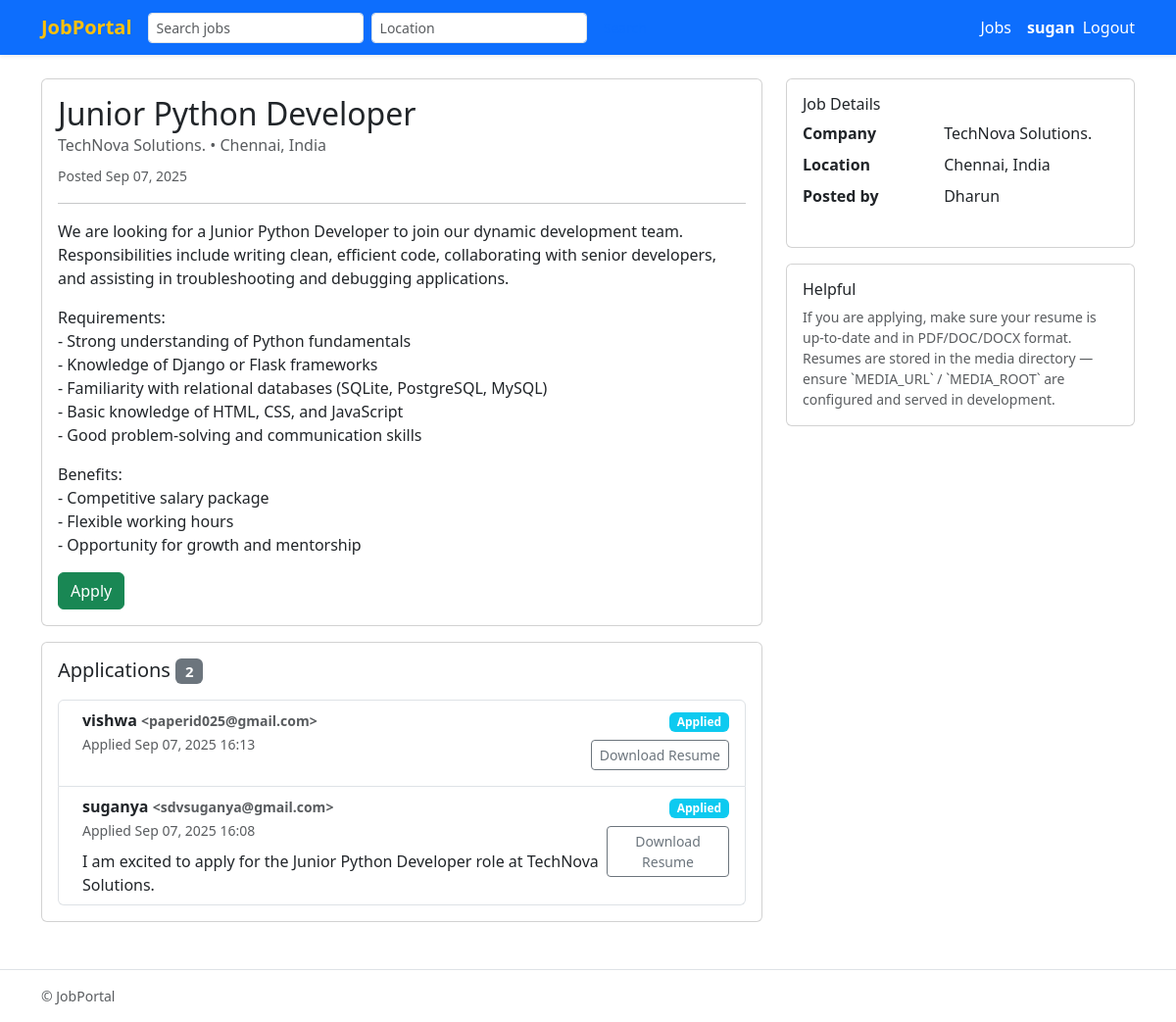
The page /job/1/ (signed in) on the database its author committed.
### jobs/models.py (models this page shows, shortened)
class Job(models.Model):
    poster = models.ForeignKey(
        User, on_delete=models.CASCADE, related_name="posted_jobs"
    )
    title = models.CharField(max_length=255)
    company = models.CharField(max_length=255)
    description = models.TextField()
    location = models.CharField(max_length=255, blank=True)
    created_at = models.DateTimeField(auto_now_add=True)
    updated_at = models.DateTimeField(auto_now=True)
    class Meta:
        ordering = ["-created_at"]
        indexes = [
            models.Index(fields=["title"]),
            models.Index(fields=["company"]),
            models.Index(fields=["location"]),
        ]

class Application(models.Model):
    STATUS_APPLIED = "applied"
    STATUS_REVIEW = "review"
    STATUS_ACCEPTED = "accepted"
    STATUS_REJECTED = "rejected"
    STATUS_WITHDRAWN = "withdrawn"
    STATUS_CHOICES = [
        (STATUS_APPLIED, "Applied"),
        (STATUS_REVIEW, "Under Review"),
        (STATUS_ACCEPTED, "Accepted"),
        (STATUS_REJECTED, "Rejected"),
        (STATUS_WITHDRAWN, "Withdrawn"),
    ]
    job = models.ForeignKey(Job, on_delete=models.CASCADE, related_name="applications")
    applicant = models.ForeignKey(User, on_delete=models.CASCADE, related_name="applications")
    resume = models.FileField(
        upload_to=resume_upload_to,
        validators=[FileExtensionValidator(allowed_extensions=["pdf", "doc", "docx"])],
        help_text="Upload resume in PDF, DOC or DOCX format.",
    )
    cover_letter = models.TextField(blank=True)
    status = models.CharField(max_length=20, choices=STATUS_CHOICES, default=STATUS_APPLIED)
    applied_at = models.DateTimeField(auto_now_add=True)
    updated_at = models.DateTimeField(auto_now=True)
    class Meta:
        unique_together = ("job", "applicant")
        ordering = ["-applied_at"]
        indexes = [models.Index(fields=["status"]), models.Index(fields=["applied_at"])]

### jobs/views.py (the view)
# urls.py: path("job/<int:pk>/", views.JobDetailView.as_view(), name="job_detail"),
class JobDetailView(DetailView):
    model = Job
    template_name = "jobs/job_detail.html"
    context_object_name = "job"
    def get_context_data(self, **kwargs):
        ctx = super().get_context_data(**kwargs)
        job = self.object
        ctx["applications"] = job.applications.all()
        ctx["has_applied"] = False
        if self.request.user.is_authenticated:
            ctx["has_applied"] = job.applications.filter(applicant=self.request.user).exists()
        return ctx

### jobs/templates/jobs/job_detail.html (shortened to what this page needs)
{% extends 'jobs/base.html' %}
{% block content %}
<div class="row">
  <div class="col-lg-8">
    <div class="card mb-3">
      <div class="card-body">
        <h2 class="card-title">{{ job.title }}</h2>
        <h6 class="card-subtitle text-muted mb-2">
          {{ job.company }}{% if job.location %} • {{ job.location }}{% endif %}
        </h6>
        <p class="text-muted mb-2"><small>Posted {{ job.created_at|date:"M d, Y" }}</small></p>
        <hr>
        <div class="mb-3">
          {{ job.description|linebreaks }}
        </div>
        <div class="d-flex gap-2">
          {% if user.is_authenticated and job.poster != user %}
            {% if not has_applied %}
              <a class="btn btn-success" href="{% url 'jobs:job_apply' job.pk %}">Apply</a>
            {% else %}
              <span class="btn btn-outline-secondary disabled">Already applied</span>
            {% endif %}
          {% elif not user.is_authenticated %}
            <a class="btn btn-primary" href="{% url 'login' %}?next={% url 'jobs:job_detail' job.pk %}">Login to apply</a>
          {% endif %}
        </div>
      </div>
    </div>
    <div class="card">
      <div class="card-body">
        <h5 class="mb-3">Applications <span class="badge bg-secondary">{{ applications.count }}</span></h5>
        {% if applications %}
          <ul class="list-group">
            {% for app in applications %}
              <li class="list-group-item d-flex justify-content-between align-items-start">
                <div class="ms-2 me-auto">
                  <div class="fw-bold">{{ app.applicant.username }}{% if app.applicant.email %} <small class="text-muted">&lt;{{ app.applicant.email }}&gt;</small>{% endif %}</div>
                  <small class="text-muted">Applied {{ app.applied_at|date:"M d, Y H:i" }}</small>
                  <div class="mt-2">{{ app.cover_letter|linebreaksbr }}</div>
                </div>
                <div class="text-end">
                  <div class="mb-2">
                    <span class="badge
                      {% if app.status == 'applied' %}bg-info
                      {% elif app.status == 'review' %}bg-warning
                      {% elif app.status == 'accepted' %}bg-success
                      {% elif app.status == 'rejected' %}bg-danger
                      {% elif app.status == 'withdrawn' %}bg-secondary
                      {% endif %}
                    ">{{ app.get_status_display }}</span>
                  </div>
                  {% if user.is_authenticated %}
                    {% if user == job.poster or user.is_staff %}
                      {% if app.resume %}
                        <div class="mb-2">
                          <a class="btn btn-sm btn-outline-secondary" href="{{ app.resume.url }}" target="_blank" rel="noopener">Download Resume</a>
                        </div>
                      {% endif %}
                    {% endif %}
                  {% endif %}
                </div>
              </li>
            {% endfor %}
          </ul>
        {% else %}
          <div class="alert alert-info mb-0">No applications yet.</div>
        {% endif %}
      </div>
    </div>
  </div>
  <aside class="col-lg-4">
    <div class="card mb-3">
      <div class="card-body">
        <h6>Job Details</h6>
        <dl class="row">
          <dt class="col-5">Company</dt><dd class="col-7">{{ job.company }}</dd>
          <dt class="col-5">Location</dt><dd class="col-7">{{ job.location|default:"—" }}</dd>
          <dt class="col-5">Posted by</dt><dd class="col-7">{{ job.poster.username }}</dd>
        </dl>
      </div>
    </div>
    <div class="card">
      <div class="card-body">
        <h6>Helpful</h6>
        <p class="small text-muted mb-0">If you are applying, make sure your resume is up-to-date and in PDF/DOC/DOCX format. Resumes are stored in the media directory — ensure `MEDIA_URL` / `MEDIA_ROOT` are configured and served in development.</p>
      </div>
    </div>
  </aside>
</div>
{% endblock %}

### jobs/templates/jobs/base.html (shortened to what this page needs)
{% load static %}
<!doctype html>
<html lang="en">
<head>
  <link href="https://cdn.jsdelivr.net/npm/bootstrap@5.3.0/dist/css/bootstrap.min.css" rel="stylesheet">
</head>
<body>
<nav class="navbar navbar-expand-lg navbar-primary bg-primary shadow-sm">
  <div class="container">
    <a class="navbar-brand  text-warning fw-bold" href="{% url 'jobs:job_list' %}">JobPortal</a>
    <div class="collapse navbar-collapse" id="mainNav">
      <form class="d-flex me-auto" method="get" action="{% url 'jobs:job_list' %}">
        <input name="q" class="form-control form-control-sm me-2" type="search" placeholder="Search jobs" aria-label="Search"
               value="{{ request.GET.q|default:'' }}">
        <input name="location" class="form-control form-control-sm me-2" type="search" placeholder="Location"
               value="{{ request.GET.location|default:'' }}">
        <button class="btn btn-sm btn-outline-primary" type="submit">Search</button>
      </form>
      <ul class="navbar-nav ms-auto mb-2 mb-lg-0 align-items-center">
        {% if user.is_authenticated %}
          {% if user.profile.is_employer %}
          <li class="nav-item">
              <a class="nav-link text-white" href="{% url 'jobs:job_list' %}">Home</a>
            </li>
            <li class="nav-item">
              <a class="nav-link text-white" href="{% url 'jobs:job_create' %}">Post Job</a>
            </li>
            {% comment %} <li class="nav-item">
              <a class="nav-link" href="{% url 'admin:index' %}">Dashboard</a>
            </li> {% endcomment %}
          {% else %}
            <li class="nav-item">
              <a class="nav-link text-white" href="{% url 'jobs:job_list' %}">Jobs</a>
            </li>
          {% endif %}
           <li class="nav-item">
            <a class="nav-link text-white" href="#">
              <strong>{{ user.username }}</strong>
            </a>
          </li>
          <li class="nav-item">
            <form method="post" action="{% url 'logout' %}" style="display:inline;">
  <button type="submit" class="btn btn-link nav-link p-0 text-white">Logout</button>
</form>
          </li>
        {% endif %}
      </ul>
    </div>
  </div>
</nav>
<main class="container py-4">
  {% block content %}{% endblock %}
</main>
<footer class="border-top py-3 mt-4">
  <div class="container text-muted small">
    &copy; {{ now.year }} JobPortal
  </div>
</footer>
</body>
</html>

### jobs/templates/jobs/base.html (style rules this page uses)
.nav-item .nav-link { white-space: nowrap; }

### rows shown on the page
Job: title "Junior Python Developer", company "TechNova Solutions.", location "Chennai, India", created_at "Sep 07, 2025", description "We are looking for a Junior Python Developer to join our dynamic development team. Responsibilities include writing clean, efficient code, collaborating with senior developers, and assisting in troubleshooting and debugging applications. Requirements: - Strong understanding of Python fundamentals - Knowledge of Django or Flask frameworks - Familiarity with relational databases (SQLite, PostgreSQL, MySQL) - Basic knowledge of HTML, CSS, and JavaScript - Good problem-solving and communication skills Benefits: - Competitive salary package - Flexible working hours - Opportunity for growth and mentorship", count "2", poster.username "Dharun"
Application: applicant.username "vishwa", applicant.email "paperid025@gmail.com", applied_at "Sep 07, 2025 16:13", status "Applied"
Application: applicant.username "suganya", applicant.email "sdvsuganya@gmail.com", applied_at "Sep 07, 2025 16:08", cover_letter "I am excited to apply for the Junior Python Developer role at TechNova Solutions.", status "Applied"

### other values the page prints
{{ user.username }} "sugan"
